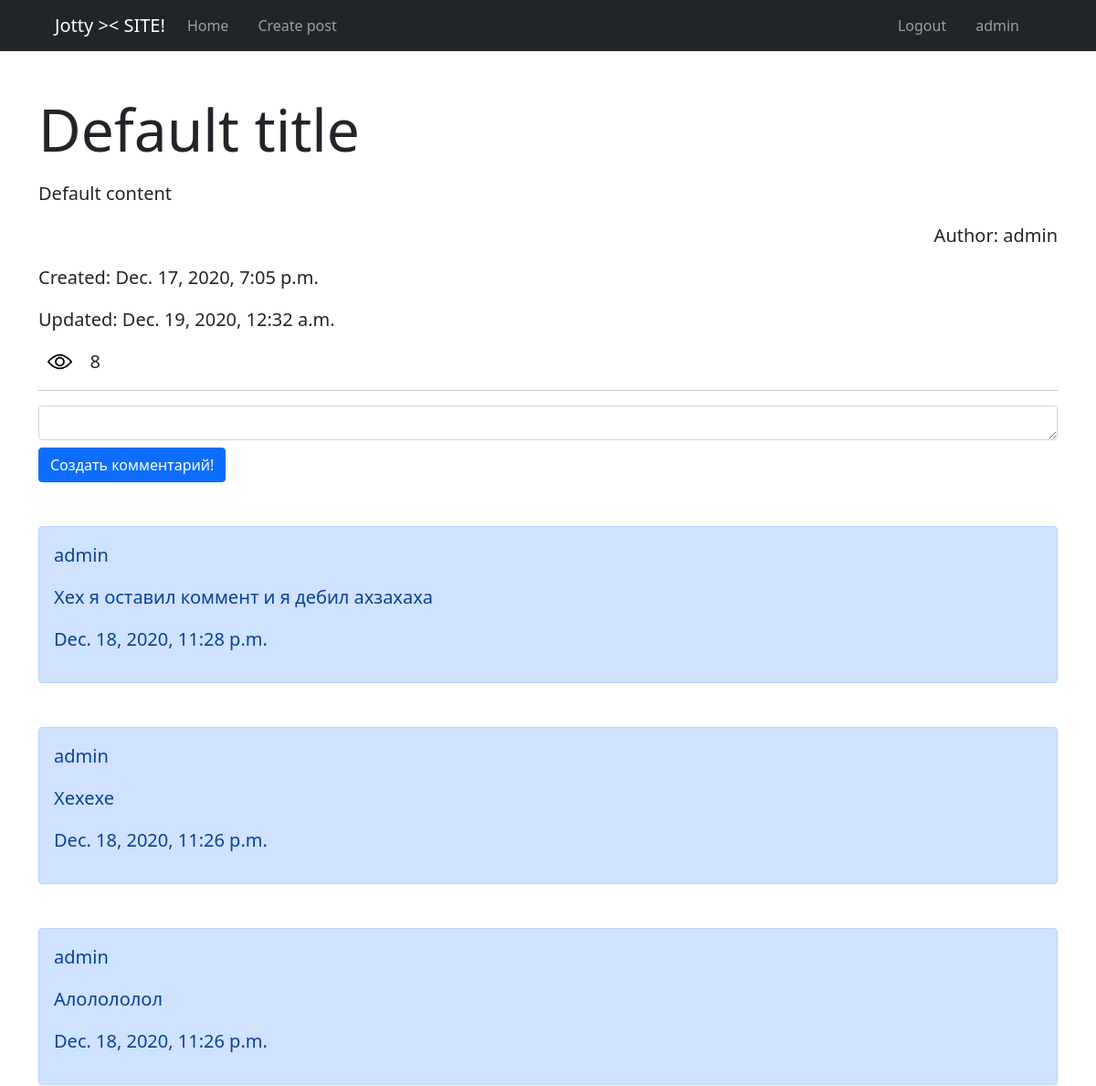
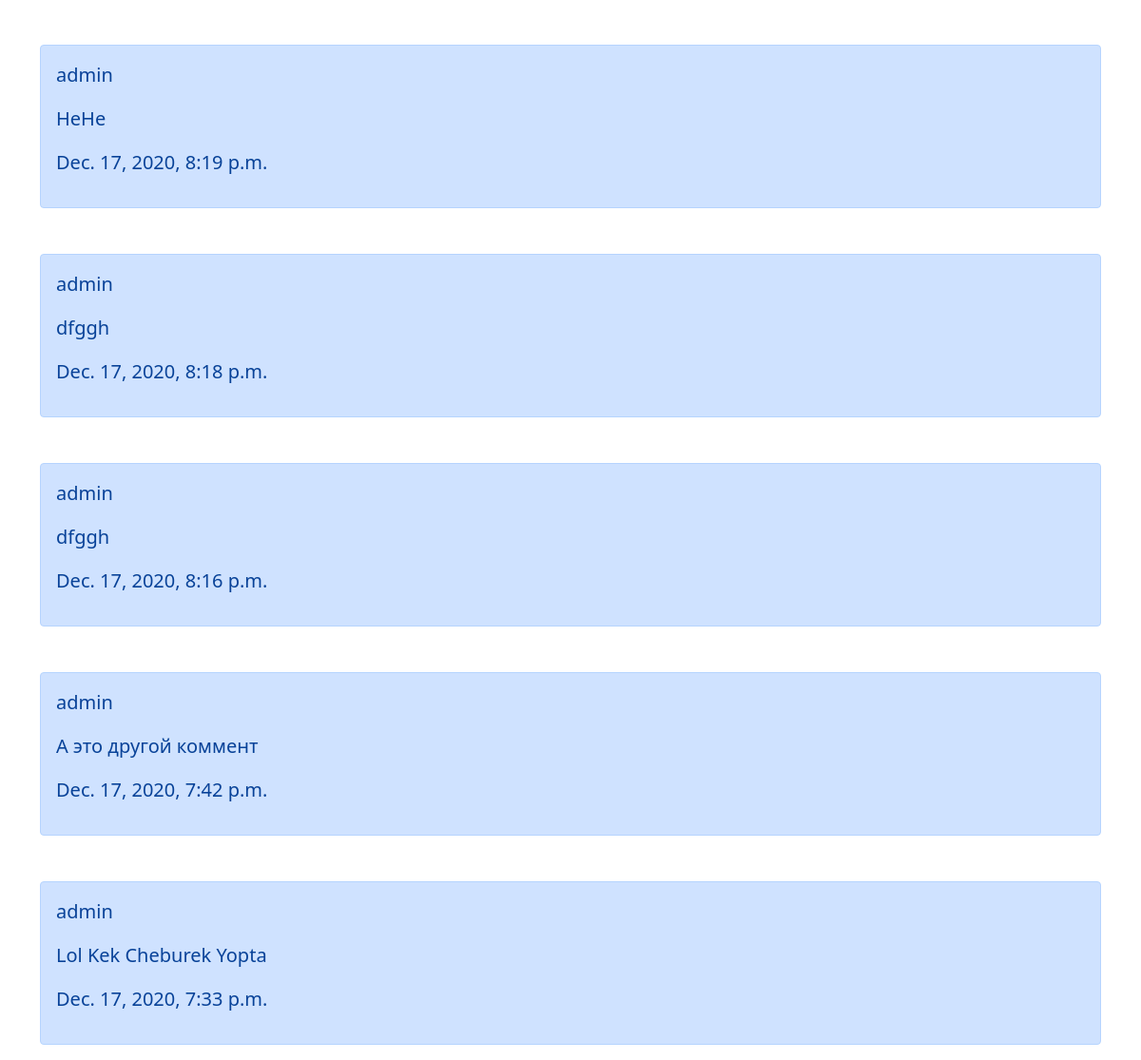
The app's page /8 (signed in) with its own data (2 pictures, top to bottom).
### blog/models.py (models this page shows, shortened)
class Post(models.Model):
    title = models.CharField(
        max_length=255, default="Default title"
    )
    content = models.TextField(default="Default content")
    created_at = models.DateTimeField(auto_now_add=True)
    updated_at = models.DateTimeField(auto_now=True)
    views = models.IntegerField(default=0)
    is_published = models.BooleanField(default=False)
    author = models.ForeignKey(
        User,
        on_delete=models.SET_NULL,
        unique=False,
        null=True,
        default=None
    )
    class Meta:
        verbose_name = "Пост"
        verbose_name_plural = "Посты"

class Comment(models.Model):
    author = models.ForeignKey(User, on_delete=models.CASCADE)
    post = models.ForeignKey('Post', on_delete=models.CASCADE, null=False)
    text = models.TextField()
    created_at = models.DateTimeField(auto_now_add=True)
    class Meta:
        verbose_name = "Комментарий"
        verbose_name_plural = "Комментарии"

### blog/views.py (the view, shortened to what this page needs)
# urls.py: path('<int:pk>', DetailPost.as_view(), name="detail"),
class DetailPost(FormMixin, DetailView):
    template_name = "blog/detail.html"
    model = Post
    form_class = CreateComment
    def get_queryset(self):
        return super(DetailPost, self).get_queryset().filter(is_published=True)
    def get_context_data(self, **kwargs):
        data = super().get_context_data(**kwargs)
        data['comments'] = Comment.objects.filter(post=kwargs['object'].id).order_by('-created_at')
        data['is_authed'] = self.request.user.is_authenticated
        data['form'] = self.get_form()
        return data
    def get(self, request, *args, **kwargs):
        post_object = self.get_object()
        post_object.views += 1
        post_object.save()
        return super().get(request, *args, **kwargs)

### blog/forms.py
class CreateComment(forms.ModelForm):
    def __init__(self, *args, **kwargs):
        super().__init__(*args, **kwargs)
        for visible in self.visible_fields():
            visible.field.widget.attrs['class'] = 'form-control'
            visible.field.widget.attrs['rows'] = '1'
            visible.field.widget.attrs['style'] = 'resize: vertical'
    class Meta:
        model = Comment
        fields = ['text', ]

### templates/blog/detail.html (shortened to what this page needs)
{% extends 'base.html' %}
{% load static %}
{% block content %}
    <div class="container mt-5">
        <h1 class="display-3 mt-3">{{ post.title }}</h1>
        <p class="lead mt-3">{{ post.content }}</p>
        <p class="lead mt-3 text-end">Author: {{ post.author }}</p>
        <p class="lead mt-3">Created: {{ post.created_at }}</p>
        <p class="lead mt-3">Updated: {{ post.updated_at }}</p>
        <div class="d-flex align-items-center" style="width: 7%; justify-content: space-around">
            <img src="{% static 'view.svg' %}" alt="View image" style="width: 34%">
            <span style="font-size: 20px">{{ post.views }}</span>
        </div>
        <hr>
        {% if is_authed %}
        <div class="create-comment">
            <form method="post">
                {% for field in form %}
                    {{ field }}
                {% endfor %}
                <input type="submit" value="Создать комментарий!" class="btn btn-primary mt-2">
            </form>
        </div>
        {% endif %}
        <div class="comments mt-5">
            {% for comment in comments %}
                <div class="comment alert alert-primary mt-5" role="alert">
                        <p class="lead" style="font-size: 20px">{{ comment.author }}</p>
                        <p class="lead" style="font-size: 20px">{{ comment.text }}</p>
                        <p class="lead" style="font-size: 20px">{{ comment.created_at }}</p>
                </div>
            {% endfor %}
        </div>
    </div>
{% endblock %}

### templates/base.html (shortened to what this page needs)
<!doctype html>
<html lang="en">
<head>
    <link href="https://cdn.jsdelivr.net/npm/bootstrap@5.0.0-beta1/dist/css/bootstrap.min.css" rel="stylesheet">
</head>
<body>
    <nav class="navbar navbar-expand-lg navbar-dark bg-dark px-5">
        <div class="collapse navbar-collapse d-flex container" id="navbarSupportedContent">
            <a href="{% url 'blog:list' %}" class="navbar-brand d-flex flex-row">Jotty >< SITE!</a>
            <ul class="navbar-nav mr-auto" style="flex-direction: row; flex: 1;">
                <li class="nav-item active">
                    <a class="nav-link {% if not request.user.is_authenticated %} px-4 {% endif %}" href="{% url 'blog:list' %}">Home</a>
                </li>
                {% if request.user.is_authenticated %}
                <li class="nav-item active">
                    <a class="nav-link px-4" href="{% url 'blog:create' %}">Create post</a>
                </li>
                {% endif %}
            </ul>
            <ul class="navbar-nav mr-auto d-flex" style="flex-direction: row-reverse;">
                {% if request.user.is_authenticated %}
                    <li class="nav-item active"><span class="nav-link px-4">{{ request.user.username }}</span></li>
                    <li class="nav-item active">
                        <a href="{% url 'accounts:logout' %}" class="nav-link">Logout</a>
                    </li>
                {% endif %}
            </ul>
        </div>
    </nav>
    {% block content %}
    {% endblock %}
</body>
</html>

### records on screen
Post: title "Default title", content "Default content", author "admin", created_at "Dec. 17, 2020, 7:05 p.m.", updated_at "Dec. 19, 2020, 12:32 a.m.", views "8"
Comment: author "admin", text "Хех я оставил коммент и я дебил ахзахаха", created_at "Dec. 18, 2020, 11:28 p.m."
Comment: author "admin", text "Хехехе", created_at "Dec. 18, 2020, 11:26 p.m."
Comment: author "admin", text "Алолололол", created_at "Dec. 18, 2020, 11:26 p.m."
Comment: author "admin", text "HeHe", created_at "Dec. 17, 2020, 8:19 p.m."
Comment: author "admin", text "dfggh", created_at "Dec. 17, 2020, 8:18 p.m."
Comment: author "admin", text "dfggh", created_at "Dec. 17, 2020, 8:16 p.m."
Comment: author "admin", text "А это другой коммент", created_at "Dec. 17, 2020, 7:42 p.m."
Comment: author "admin", text "Lol Kek Cheburek Yopta", created_at "Dec. 17, 2020, 7:33 p.m."

### other values on screen
{{ request.user.username }} "admin"
